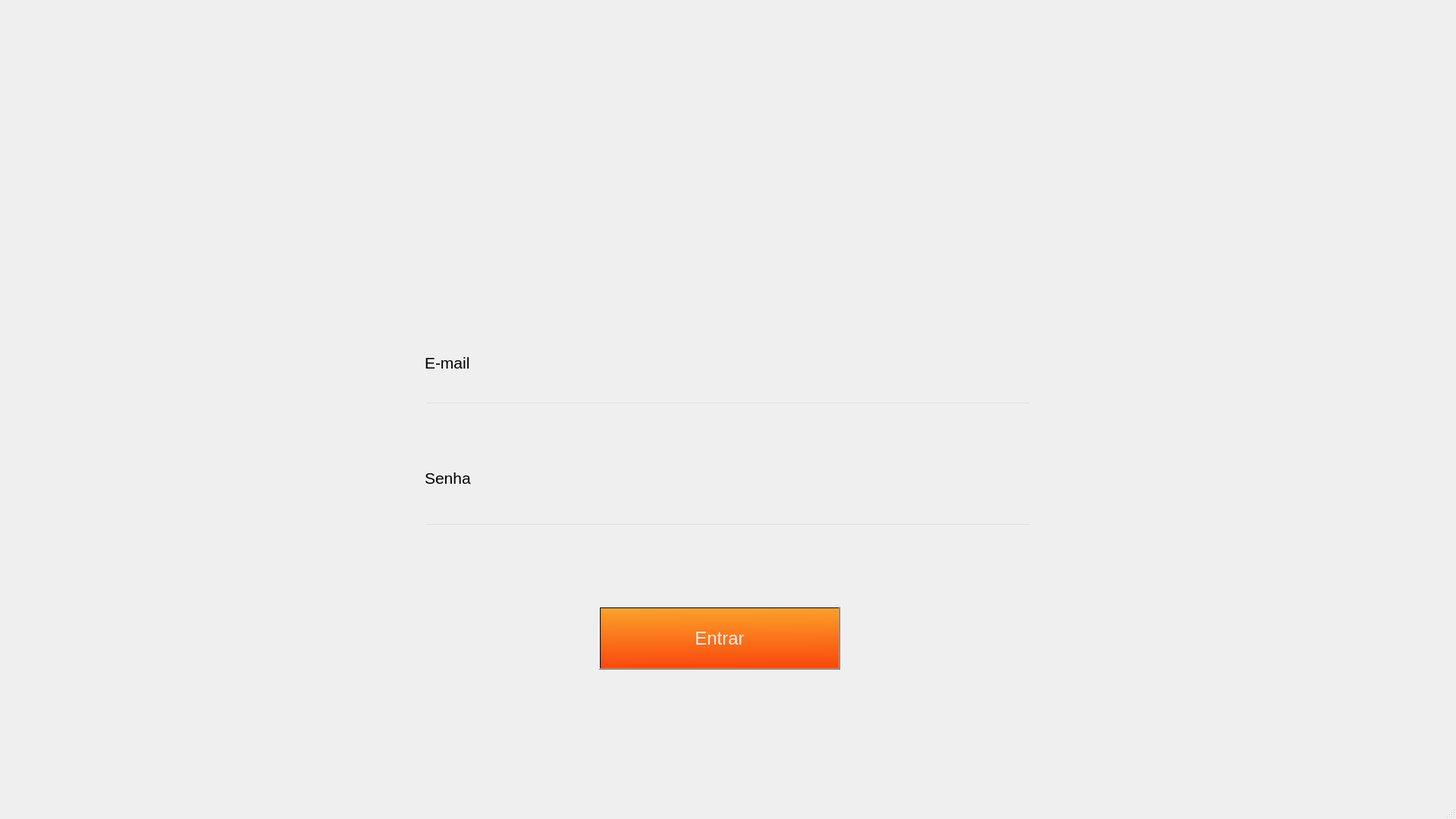
<?xml version="1.0" encoding="UTF-8"?>
<ui version="4.0">
 <class>MainWindow</class>
 <widget class="QMainWindow" name="MainWindow">
  <property name="geometry">
   <rect>
    <x>0</x>
    <y>0</y>
    <width>1920</width>
    <height>1080</height>
   </rect>
  </property>
  <property name="windowTitle">
   <string>MainWindow</string>
  </property>
  <widget class="QWidget" name="centralwidget">
   <widget class="QLabel" name="label">
    <property name="geometry">
     <rect>
      <x>0</x>
      <y>0</y>
      <width>1920</width>
      <height>394</height>
     </rect>
    </property>
    <property name="text">
     <string/>
    </property>
    <property name="pixmap">
     <pixmap>headerEntrar.png</pixmap>
    </property>
    <property name="scaledContents">
     <bool>false</bool>
    </property>
   </widget>
   <widget class="QLabel" name="label_2">
    <property name="geometry">
     <rect>
      <x>560</x>
      <y>468</y>
      <width>91</width>
      <height>21</height>
     </rect>
    </property>
    <property name="font">
     <font>
      <family>Segoe UI</family>
      <pointsize>16</pointsize>
     </font>
    </property>
    <property name="text">
     <string>E-mail</string>
    </property>
   </widget>
   <widget class="QLineEdit" name="emailLogin">
    <property name="geometry">
     <rect>
      <x>560</x>
      <y>530</y>
      <width>800</width>
      <height>41</height>
     </rect>
    </property>
    <property name="font">
     <font>
      <family>Segoe UI</family>
      <pointsize>16</pointsize>
     </font>
    </property>
    <property name="styleSheet">
     <string notr="true">background-color: rgba(255, 255, 255, 0);
border-color: rgba(255, 255, 255, 0);
border-bottom-color: rgb(44, 44, 44);</string>
    </property>
   </widget>
   <widget class="QLabel" name="label_3">
    <property name="geometry">
     <rect>
      <x>560</x>
      <y>620</y>
      <width>91</width>
      <height>21</height>
     </rect>
    </property>
    <property name="font">
     <font>
      <family>Segoe UI</family>
      <pointsize>16</pointsize>
     </font>
    </property>
    <property name="text">
     <string>Senha</string>
    </property>
   </widget>
   <widget class="QLineEdit" name="senhaLogin">
    <property name="geometry">
     <rect>
      <x>560</x>
      <y>690</y>
      <width>800</width>
      <height>41</height>
     </rect>
    </property>
    <property name="font">
     <font>
      <family>Segoe UI</family>
      <pointsize>16</pointsize>
     </font>
    </property>
    <property name="styleSheet">
     <string notr="true">background-color: rgba(255, 255, 255, 0);
border-color: rgba(255, 255, 255, 0);
border-bottom-color: rgb(44, 44, 44);</string>
    </property>
   </widget>
   <widget class="QPushButton" name="iniciarButton_2">
    <property name="geometry">
     <rect>
      <x>790</x>
      <y>800</y>
      <width>318</width>
      <height>83</height>
     </rect>
    </property>
    <property name="font">
     <font>
      <family>Segoe UI</family>
      <pointsize>18</pointsize>
      <weight>50</weight>
      <bold>false</bold>
     </font>
    </property>
    <property name="cursor">
     <cursorShape>PointingHandCursor</cursorShape>
    </property>
    <property name="styleSheet">
     <string notr="true">background-color: qlineargradient(spread:pad, x1:0.485, y1:0, x2:0.511, y2:0.982955, stop:0 rgba(251, 160, 42, 255), stop:1 rgba(250, 74, 12, 255));
color: rgb(241, 241, 241);</string>
    </property>
    <property name="text">
     <string>Entrar</string>
    </property>
   </widget>
  </widget>
  <widget class="QMenuBar" name="menubar">
   <property name="geometry">
    <rect>
     <x>0</x>
     <y>0</y>
     <width>1920</width>
     <height>21</height>
    </rect>
   </property>
  </widget>
  <widget class="QStatusBar" name="statusbar"/>
 </widget>
 <resources>
  <include location="headerEntrar.qrc"/>
 </resources>
 <connections/>
</ui>
